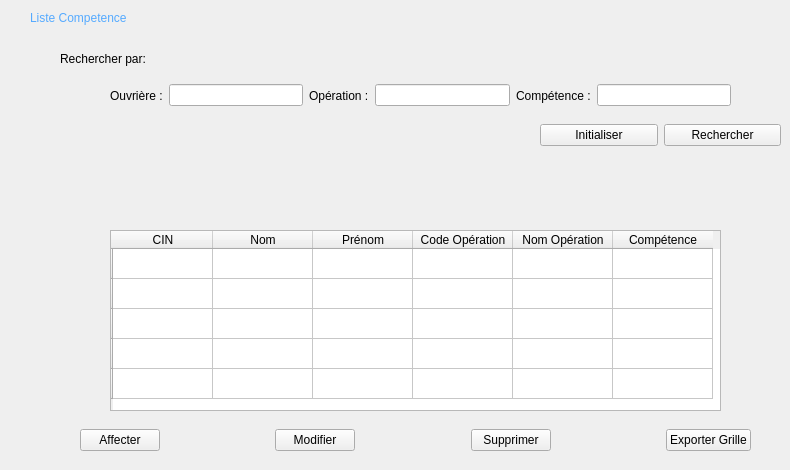
    <widget class="QWidget" name="liste_comp">
     <widget class="QLabel" name="label_11">
      <property name="geometry">
       <rect>
        <x>30</x>
        <y>10</y>
        <width>131</width>
        <height>17</height>
       </rect>
      </property>
      <property name="text">
       <string>&lt;html&gt;&lt;head/&gt;&lt;body&gt;&lt;p&gt;&lt;span style=&quot; color:#55aaff;&quot;&gt;Liste Competence&lt;/span&gt;&lt;/p&gt;&lt;/body&gt;&lt;/html&gt;</string>
      </property>
     </widget>
     <widget class="QLabel" name="recherche_5">
      <property name="geometry">
       <rect>
        <x>60</x>
        <y>50</y>
        <width>111</width>
        <height>17</height>
       </rect>
      </property>
      <property name="text">
       <string>Rechercher par: </string>
      </property>
     </widget>
     <widget class="QWidget" name="horizontalLayoutWidget">
      <property name="geometry">
       <rect>
        <x>110</x>
        <y>80</y>
        <width>621</width>
        <height>31</height>
       </rect>
      </property>
      <layout class="QHBoxLayout" name="horizontalLayout_17">
       <item>
        <widget class="QLabel" name="ouvriere">
         <property name="text">
          <string>Ouvrière :</string>
         </property>
        </widget>
       </item>
       <item>
        <widget class="QLineEdit" name="line_ouvr"/>
       </item>
       <item>
        <widget class="QLabel" name="operation">
         <property name="text">
          <string>Opération :</string>
         </property>
        </widget>
       </item>
       <item>
        <widget class="QLineEdit" name="line_op"/>
       </item>
       <item>
        <widget class="QLabel" name="competence">
         <property name="text">
          <string>Compétence :</string>
         </property>
        </widget>
       </item>
       <item>
        <widget class="QLineEdit" name="line_comp"/>
       </item>
      </layout>
     </widget>
     <widget class="QWidget" name="horizontalLayoutWidget_11">
      <property name="geometry">
       <rect>
        <x>80</x>
        <y>420</y>
        <width>671</width>
        <height>41</height>
       </rect>
      </property>
      <layout class="QHBoxLayout" name="horizontalLayout_18">
       <item>
        <widget class="QPushButton" name="affecter_2">
         <property name="text">
          <string>Affecter</string>
         </property>
        </widget>
       </item>
       <item>
        <spacer name="horizontalSpacer_15">
         <property name="orientation">
          <enum>Qt::Horizontal</enum>
         </property>
         <property name="sizeHint" stdset="0">
          <size>
           <width>40</width>
           <height>20</height>
          </size>
         </property>
        </spacer>
       </item>
       <item>
        <widget class="QPushButton" name="modifier_2">
         <property name="text">
          <string>Modifier</string>
         </property>
        </widget>
       </item>
       <item>
        <spacer name="horizontalSpacer_16">
         <property name="orientation">
          <enum>Qt::Horizontal</enum>
         </property>
         <property name="sizeHint" stdset="0">
          <size>
           <width>40</width>
           <height>20</height>
          </size>
         </property>
        </spacer>
       </item>
       <item>
        <widget class="QPushButton" name="supprimer_4">
         <property name="text">
          <string>Supprimer</string>
         </property>
        </widget>
       </item>
       <item>
        <spacer name="horizontalSpacer_17">
         <property name="orientation">
          <enum>Qt::Horizontal</enum>
         </property>
         <property name="sizeHint" stdset="0">
          <size>
           <width>40</width>
           <height>20</height>
          </size>
         </property>
        </spacer>
       </item>
       <item>
        <widget class="QPushButton" name="export_2">
         <property name="text">
          <string>Exporter Grille</string>
         </property>
        </widget>
       </item>
      </layout>
     </widget>
     <widget class="QTableWidget" name="tableWidget_5">
      <property name="geometry">
       <rect>
        <x>110</x>
        <y>230</y>
        <width>611</width>
        <height>181</height>
       </rect>
      </property>
      <row>
       <property name="text">
        <string/>
       </property>
      </row>
      <row>
       <property name="text">
        <string/>
       </property>
      </row>
      <row>
       <property name="text">
        <string/>
       </property>
      </row>
      <row>
       <property name="text">
        <string/>
       </property>
      </row>
      <row>
       <property name="text">
        <string/>
       </property>
      </row>
      <column>
       <property name="text">
        <string>CIN</string>
       </property>
      </column>
      <column>
       <property name="text">
        <string>Nom</string>
       </property>
      </column>
      <column>
       <property name="text">
        <string>Prénom</string>
       </property>
      </column>
      <column>
       <property name="text">
        <string>Code Opération</string>
       </property>
      </column>
      <column>
       <property name="text">
        <string>Nom Opération</string>
       </property>
      </column>
      <column>
       <property name="text">
        <string>Compétence</string>
       </property>
      </column>
     </widget>
     <widget class="QWidget" name="horizontalLayoutWidget_16">
      <property name="geometry">
       <rect>
        <x>540</x>
        <y>120</y>
        <width>241</width>
        <height>31</height>
       </rect>
      </property>
      <layout class="QHBoxLayout" name="horizontalLayout_13">
       <item>
        <widget class="QPushButton" name="pushButton_7">
         <property name="text">
          <string>Initialiser</string>
         </property>
        </widget>
       </item>
       <item>
        <widget class="QPushButton" name="pushButton_8">
         <property name="text">
          <string>Rechercher</string>
         </property>
        </widget>
       </item>
      </layout>
     </widget>
    </widget>
